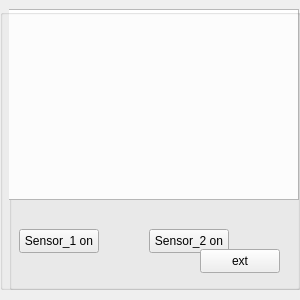
<?xml version="1.0" encoding="UTF-8"?>
<ui version="4.0">
 <class>MainWindow</class>
 <widget class="QMainWindow" name="MainWindow">
  <property name="geometry">
   <rect>
    <x>0</x>
    <y>0</y>
    <width>300</width>
    <height>300</height>
   </rect>
  </property>
  <property name="minimumSize">
   <size>
    <width>300</width>
    <height>300</height>
   </size>
  </property>
  <property name="maximumSize">
   <size>
    <width>300</width>
    <height>300</height>
   </size>
  </property>
  <property name="mouseTracking">
   <bool>false</bool>
  </property>
  <property name="tabletTracking">
   <bool>false</bool>
  </property>
  <property name="acceptDrops">
   <bool>false</bool>
  </property>
  <property name="windowTitle">
   <string>MainWindow</string>
  </property>
  <widget class="QWidget" name="centralwidget">
   <widget class="QGroupBox" name="groupBoxMain">
    <property name="geometry">
     <rect>
      <x>9</x>
      <y>9</y>
      <width>300</width>
      <height>281</height>
     </rect>
    </property>
    <property name="title">
     <string/>
    </property>
    <widget class="QTextEdit" name="textEdit">
     <property name="geometry">
      <rect>
       <x>-10</x>
       <y>0</y>
       <width>300</width>
       <height>191</height>
      </rect>
     </property>
     <property name="minimumSize">
      <size>
       <width>300</width>
       <height>0</height>
      </size>
     </property>
     <property name="maximumSize">
      <size>
       <width>300</width>
       <height>16777215</height>
      </size>
     </property>
    </widget>
    <widget class="QPushButton" name="btnSensor_1">
     <property name="geometry">
      <rect>
       <x>10</x>
       <y>220</y>
       <width>80</width>
       <height>24</height>
      </rect>
     </property>
     <property name="text">
      <string>Sensor_1 on</string>
     </property>
    </widget>
    <widget class="QPushButton" name="btnSensor_2">
     <property name="geometry">
      <rect>
       <x>140</x>
       <y>220</y>
       <width>80</width>
       <height>24</height>
      </rect>
     </property>
     <property name="text">
      <string>Sensor_2 on</string>
     </property>
    </widget>
   </widget>
   <widget class="QGroupBox" name="groupBoxAdmin">
    <property name="geometry">
     <rect>
      <x>0</x>
      <y>9</y>
      <width>300</width>
      <height>281</height>
     </rect>
    </property>
    <property name="minimumSize">
     <size>
      <width>300</width>
      <height>0</height>
     </size>
    </property>
    <property name="maximumSize">
     <size>
      <width>300</width>
      <height>16777215</height>
     </size>
    </property>
    <property name="title">
     <string/>
    </property>
    <widget class="QPushButton" name="pushButton">
     <property name="geometry">
      <rect>
       <x>200</x>
       <y>240</y>
       <width>80</width>
       <height>24</height>
      </rect>
     </property>
     <property name="text">
      <string>ext</string>
     </property>
    </widget>
   </widget>
  </widget>
 </widget>
 <resources/>
 <connections/>
</ui>
